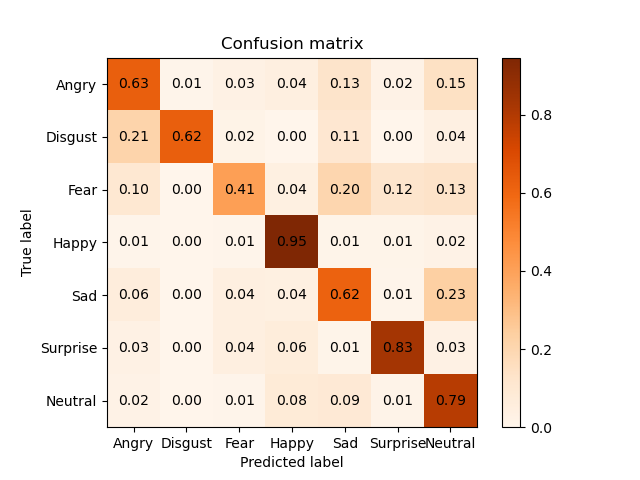

This chart was generated by the following Python code:
import os
import random
import glob
import csv
import torch
import torch.nn as nn
import numpy as np
import pandas as pd

from torch.utils.data import DataLoader, Dataset
from PIL import Image
import matplotlib.pyplot as plt

from sklearn.metrics import confusion_matrix
from sklearn.utils.multiclass import unique_labels


TRA_PATH = '../../hw3/data/train/'
LABEL_PATH = '../../hw3/data/train.csv'
MODEL_PATH = 'model.pth'
VAL_PATH = 'val.csv'
NUM_ECPOCH = 1000

use_gpu = torch.cuda.is_available()
device = torch.device("cuda" if use_gpu else "cpu")

def load_train_data(img_path, label_path, valid_ratio=0.12):
    train_label = pd.read_csv(label_path)['label'].values.tolist()
    train_image = [f'{TRA_PATH}{i+7000}.jpg' for i in range(len(train_label))]
    
    train_data = list(zip(train_image, train_label))
    random.shuffle(train_data)
    
    split_len = int(len(train_data) * valid_ratio)
    train_set = train_data[split_len:]
    valid_set = train_data[:split_len]
    
    return train_set, valid_set

train_set, valid_set = load_train_data(TRA_PATH, LABEL_PATH)

class FaceExpressionDataset(Dataset):
    def __init__(self, data, augment=None):
        self.data = data
        self.augment = augment

    def __len__(self):
        return len(self.data)
    
    def normalize(self, data):
        
        #mean = [0.5, 0.5, 0.5]
        #std = [0.1, 0.1, 0.1]
        #transforms.Normalize(mean, std)
        # TODO
        return data
    
    def read_img(self, idx):
        img = Image.open(self.data[idx][0])
        if not self.augment is None:
            img = self.augment(img)
        img = torch.from_numpy(np.array(img)).float()
        img = img.unsqueeze(0).float()
        img = self.normalize(img)
        return img
    
    def __getitem__(self, idx):
        img = self.read_img(idx)
        label = self.data[idx][1]
        return img, label
 
valid_dataset = FaceExpressionDataset(valid_set)
valid_loader = DataLoader(valid_dataset, batch_size=128, shuffle=False)

class FaceExpressionNet(nn.Module):
    def __init__(self):
        super(FaceExpressionNet, self).__init__()
        # TODO
        self.conv = nn.Sequential(
            nn.Conv2d(1, 32, kernel_size=5, padding=1),
            nn.BatchNorm2d(32, eps=1e-05, affine=True),
            nn.LeakyReLU(negative_slope=0.05),
            nn.MaxPool2d(2),
            nn.Dropout2d(p=0.25),
            nn.Conv2d(32, 64, kernel_size=3, padding=1),
            nn.BatchNorm2d(64, eps=1e-05, affine=True),
            nn.LeakyReLU(negative_slope=0.05),
            nn.MaxPool2d(2),
            nn.Dropout2d(p=0.3),
            nn.Conv2d(64, 128, kernel_size=3, padding=1),
            nn.BatchNorm2d(128, eps=1e-05, affine=True),
            nn.LeakyReLU(negative_slope=0.05),
            nn.MaxPool2d(2),   
            nn.Dropout2d(p=0.5),
            nn.Conv2d(128, 256, kernel_size=3, padding=1),
            nn.BatchNorm2d(256, eps=1e-05, affine=True),
            nn.LeakyReLU(negative_slope=0.05),
            nn.MaxPool2d(2),
            nn.Dropout2d(p=0.5)
        )
        self.fc = nn.Sequential(
            nn.Linear(2304, 128),
            nn.ReLU(),
            nn.Dropout(0.3),
            nn.Linear(128, 7)
        )

    def forward(self, x):
        #image size (64,64)
        x = self.conv(x) #(32,32)
        x = x.flatten(start_dim=1)
        x = self.fc(x)
        return x

def valid_save(valid_loader, model, loss_fn, use_gpu=True, file_name=VAL_PATH):
    with torch.no_grad():
        valid_loss = []
        valid_acc = []
        predict_result = []

        for idx, (img, label) in enumerate(valid_loader):
            if use_gpu:
                img = img.to(device)
                label = label.to(device)
            output = model(img)
            loss = loss_fn(output, label)
            predict = torch.argmax(output, dim=-1)
            acc = (label == predict).cpu().tolist()
            valid_loss.append(loss.item())
            valid_acc += acc
            predict = torch.argmax(output, dim=-1).tolist()
            predict_result += predict
       
        valid_acc = np.mean(valid_acc)
        valid_loss = np.mean(valid_loss)
        print("valid Loss: {:.4f}, valid Acc: {:.4f}".format(valid_loss, valid_acc))

        with open(file_name, 'w', newline='') as csvfile:
            writer = csv.writer(csvfile)
            writer.writerow(['id', 'label'])
            for i in range(len(predict_result)):
                writer.writerow([str(i), str(predict_result[i])])

def plot_confusion_matrix(y_hat, y_pred, title):
    confmat = confusion_matrix(y_hat, y_pred)

    classes = np.array(['Angry', 'Disgust', 'Fear', 'Happy', 'Sad', 'Surprise', 'Neutral'])
    classes = classes[unique_labels(y_hat, y_pred)]
    confmat = confmat.astype('float') / confmat.sum(axis=1)[:, np.newaxis]

    fig, ax = plt.subplots()
    im = ax.imshow(confmat, interpolation='nearest', cmap=plt.cm.Oranges)
    ax.figure.colorbar(im, ax=ax)
    ax.set(xticks=np.arange(confmat.shape[1]),
           yticks=np.arange(confmat.shape[0]),
           xticklabels=classes, 
           yticklabels=classes,
           title=title,
           ylabel='True label',
           xlabel='Predicted label')

    for i in range(confmat.shape[0]):
        for j in range(confmat.shape[1]):
            ax.text(j, i, format(confmat[i, j], '.2f'), ha="center", va="center") 
    
    return 

if __name__ == '__main__':
    model = FaceExpressionNet()
    model.load_state_dict(torch.load(MODEL_PATH))
    model.eval()
    if use_gpu:
        model.to(device)

    optimizer = torch.optim.Adam(model.parameters(), lr=0.001)
    loss_fn = nn.CrossEntropyLoss()
    
    valid_save(valid_loader, model, loss_fn, use_gpu=True)
    y_hat = np.array([y[1] for y in valid_set])

    valid_data = pd.read_csv(VAL_PATH)
    y_pred = valid_data['label'].values
    
    plot_confusion_matrix(y_hat, y_pred, 'Confusion matrix')
    plt.savefig("confusion_matrix_1.png")